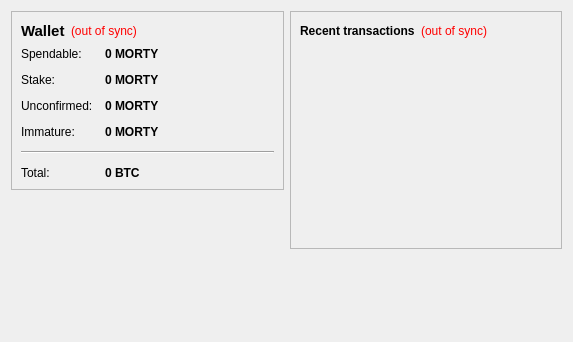
<?xml version="1.0" encoding="UTF-8"?>
<ui version="4.0">
 <class>OverviewPage</class>
 <widget class="QWidget" name="OverviewPage">
  <property name="geometry">
   <rect>
    <x>0</x>
    <y>0</y>
    <width>573</width>
    <height>342</height>
   </rect>
  </property>
  <property name="windowTitle">
   <string>Form</string>
  </property>
  <layout class="QHBoxLayout" name="horizontalLayout" stretch="1,1">
   <item>
    <layout class="QVBoxLayout" name="verticalLayout_2">
     <item>
      <widget class="QFrame" name="frame">
       <property name="frameShape">
        <enum>QFrame::StyledPanel</enum>
       </property>
       <property name="frameShadow">
        <enum>QFrame::Raised</enum>
       </property>
       <layout class="QVBoxLayout" name="verticalLayout_4">
        <item>
         <layout class="QHBoxLayout" name="horizontalLayout_4">
          <item>
           <widget class="QLabel" name="label_5">
            <property name="font">
             <font>
              <pointsize>11</pointsize>
              <weight>75</weight>
              <bold>true</bold>
             </font>
            </property>
            <property name="text">
             <string>Wallet</string>
            </property>
           </widget>
          </item>
          <item>
           <widget class="QLabel" name="labelWalletStatus">
            <property name="toolTip">
             <string>The displayed information may be out of date. Your wallet automatically synchronizes with the MortyCoin network after a connection is established, but this process has not completed yet.</string>
            </property>
            <property name="styleSheet">
             <string notr="true">QLabel { color: red; }</string>
            </property>
            <property name="text">
             <string notr="true">(out of sync)</string>
            </property>
            <property name="alignment">
             <set>Qt::AlignLeading|Qt::AlignLeft|Qt::AlignVCenter</set>
            </property>
           </widget>
          </item>
          <item>
           <spacer name="horizontalSpacer_2">
            <property name="orientation">
             <enum>Qt::Horizontal</enum>
            </property>
            <property name="sizeHint" stdset="0">
             <size>
              <width>40</width>
              <height>20</height>
             </size>
            </property>
           </spacer>
          </item>
         </layout>
        </item>
        <item>
         <layout class="QFormLayout" name="formLayout_2">
          <property name="fieldGrowthPolicy">
           <enum>QFormLayout::AllNonFixedFieldsGrow</enum>
          </property>
          <property name="horizontalSpacing">
           <number>12</number>
          </property>
          <property name="verticalSpacing">
           <number>12</number>
          </property>
          <item row="0" column="0">
           <widget class="QLabel" name="label">
            <property name="text">
             <string>Spendable:</string>
            </property>
           </widget>
          </item>
          <item row="0" column="1">
           <widget class="QLabel" name="labelBalance">
            <property name="font">
             <font>
              <weight>75</weight>
              <bold>true</bold>
             </font>
            </property>
            <property name="cursor">
             <cursorShape>IBeamCursor</cursorShape>
            </property>
            <property name="toolTip">
             <string>Your current spendable balance</string>
            </property>
            <property name="text">
             <string notr="true">0 MORTY</string>
            </property>
            <property name="textInteractionFlags">
             <set>Qt::LinksAccessibleByMouse|Qt::TextSelectableByKeyboard|Qt::TextSelectableByMouse</set>
            </property>
           </widget>
          </item>
          <item row="1" column="0">
           <widget class="QLabel" name="label_6">
            <property name="text">
             <string>Stake:</string>
            </property>
           </widget>
          </item>
          <item row="1" column="1">
           <widget class="QLabel" name="labelStake">
            <property name="font">
             <font>
              <weight>75</weight>
              <bold>true</bold>
             </font>
            </property>
            <property name="cursor">
             <cursorShape>IBeamCursor</cursorShape>
            </property>
            <property name="toolTip">
             <string>Total of coins that was staked, and do not yet count toward the current balance</string>
            </property>
            <property name="text">
             <string notr="true">0 MORTY</string>
            </property>
            <property name="textInteractionFlags">
             <set>Qt::LinksAccessibleByMouse|Qt::TextSelectableByKeyboard|Qt::TextSelectableByMouse</set>
            </property>
           </widget>
          </item>
          <item row="2" column="0">
           <widget class="QLabel" name="label_3">
            <property name="text">
             <string>Unconfirmed:</string>
            </property>
           </widget>
          </item>
          <item row="2" column="1">
           <widget class="QLabel" name="labelUnconfirmed">
            <property name="font">
             <font>
              <weight>75</weight>
              <bold>true</bold>
             </font>
            </property>
            <property name="cursor">
             <cursorShape>IBeamCursor</cursorShape>
            </property>
            <property name="toolTip">
             <string>Total of transactions that have yet to be confirmed, and do not yet count toward the current balance</string>
            </property>
            <property name="text">
             <string notr="true">0 MORTY</string>
            </property>
            <property name="textInteractionFlags">
             <set>Qt::LinksAccessibleByMouse|Qt::TextSelectableByKeyboard|Qt::TextSelectableByMouse</set>
            </property>
           </widget>
          </item>
          <item row="3" column="0">
           <widget class="QLabel" name="labelImmatureText">
            <property name="text">
             <string>Immature:</string>
            </property>
           </widget>
          </item>
          <item row="3" column="1">
           <widget class="QLabel" name="labelImmature">
            <property name="font">
             <font>
              <weight>75</weight>
              <bold>true</bold>
             </font>
            </property>
            <property name="toolTip">
             <string>Mined balance that has not yet matured</string>
            </property>
            <property name="text">
             <string notr="true">0 MORTY</string>
            </property>
            <property name="textInteractionFlags">
             <set>Qt::LinksAccessibleByMouse|Qt::TextSelectableByKeyboard|Qt::TextSelectableByMouse</set>
            </property>
           </widget>
          </item>
          <item row="4" column="0" colspan="2">
           <widget class="Line" name="line">
            <property name="orientation">
             <enum>Qt::Horizontal</enum>
            </property>
           </widget>
          </item>
          <item row="5" column="0">
           <widget class="QLabel" name="labelTotalText">
            <property name="text">
             <string>Total:</string>
            </property>
           </widget>
          </item>
          <item row="5" column="1">
           <widget class="QLabel" name="labelTotal">
            <property name="font">
             <font>
              <weight>75</weight>
              <bold>true</bold>
             </font>
            </property>
            <property name="cursor">
             <cursorShape>IBeamCursor</cursorShape>
            </property>
            <property name="toolTip">
             <string>Your current total balance</string>
            </property>
            <property name="text">
             <string notr="true">0 BTC</string>
            </property>
            <property name="textInteractionFlags">
             <set>Qt::LinksAccessibleByMouse|Qt::TextSelectableByKeyboard|Qt::TextSelectableByMouse</set>
            </property>
           </widget>
          </item>
         </layout>
        </item>
       </layout>
      </widget>
     </item>
     <item>
      <spacer name="verticalSpacer">
       <property name="orientation">
        <enum>Qt::Vertical</enum>
       </property>
       <property name="sizeHint" stdset="0">
        <size>
         <width>20</width>
         <height>40</height>
        </size>
       </property>
      </spacer>
     </item>
    </layout>
   </item>
   <item>
    <layout class="QVBoxLayout" name="verticalLayout_3">
     <item>
      <widget class="QFrame" name="frame_2">
       <property name="frameShape">
        <enum>QFrame::StyledPanel</enum>
       </property>
       <property name="frameShadow">
        <enum>QFrame::Raised</enum>
       </property>
       <layout class="QVBoxLayout" name="verticalLayout">
        <item>
         <layout class="QHBoxLayout" name="horizontalLayout_2">
          <item>
           <widget class="QLabel" name="label_4">
            <property name="text">
             <string>&lt;b&gt;Recent transactions&lt;/b&gt;</string>
            </property>
           </widget>
          </item>
          <item>
           <widget class="QLabel" name="labelTransactionsStatus">
            <property name="toolTip">
             <string>The displayed information may be out of date. Your wallet automatically synchronizes with the MortyCoin network after a connection is established, but this process has not completed yet.</string>
            </property>
            <property name="styleSheet">
             <string notr="true">QLabel { color: red; }</string>
            </property>
            <property name="text">
             <string notr="true">(out of sync)</string>
            </property>
            <property name="alignment">
             <set>Qt::AlignRight|Qt::AlignTrailing|Qt::AlignVCenter</set>
            </property>
           </widget>
          </item>
          <item>
           <spacer name="horizontalSpacer">
            <property name="orientation">
             <enum>Qt::Horizontal</enum>
            </property>
            <property name="sizeHint" stdset="0">
             <size>
              <width>40</width>
              <height>20</height>
             </size>
            </property>
           </spacer>
          </item>
         </layout>
        </item>
        <item>
         <widget class="QListView" name="listTransactions">
          <property name="styleSheet">
           <string notr="true">QListView { background: transparent; }</string>
          </property>
          <property name="frameShape">
           <enum>QFrame::NoFrame</enum>
          </property>
          <property name="verticalScrollBarPolicy">
           <enum>Qt::ScrollBarAlwaysOff</enum>
          </property>
          <property name="horizontalScrollBarPolicy">
           <enum>Qt::ScrollBarAlwaysOff</enum>
          </property>
          <property name="selectionMode">
           <enum>QAbstractItemView::NoSelection</enum>
          </property>
         </widget>
        </item>
       </layout>
      </widget>
     </item>
     <item>
      <spacer name="verticalSpacer_2">
       <property name="orientation">
        <enum>Qt::Vertical</enum>
       </property>
       <property name="sizeHint" stdset="0">
        <size>
         <width>20</width>
         <height>40</height>
        </size>
       </property>
      </spacer>
     </item>
    </layout>
   </item>
  </layout>
 </widget>
 <resources/>
 <connections/>
</ui>
